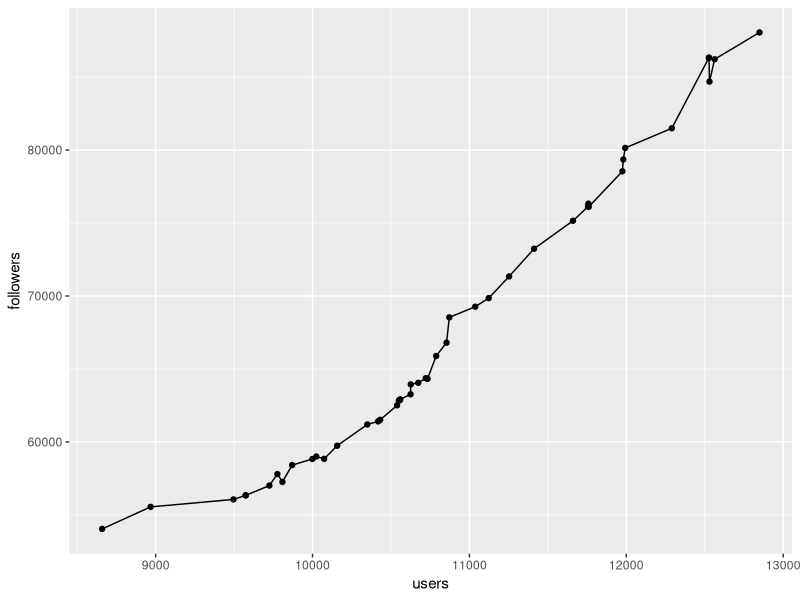
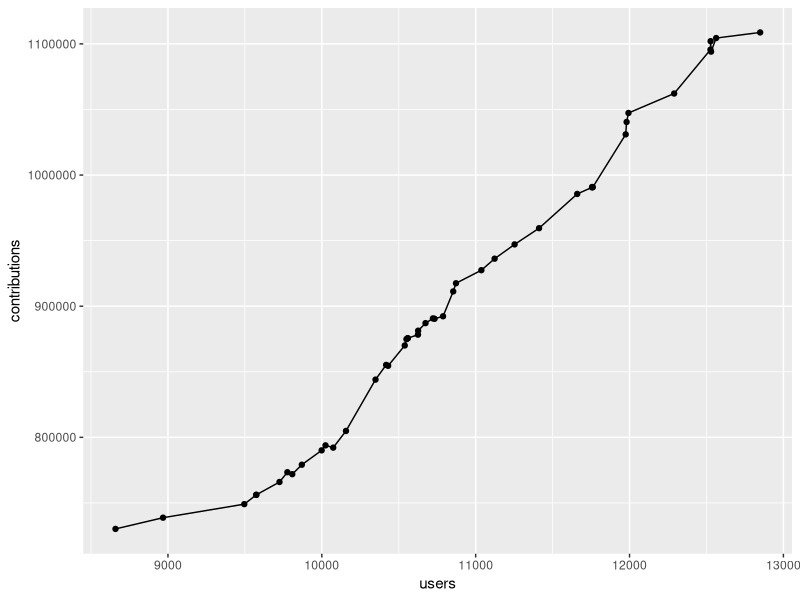
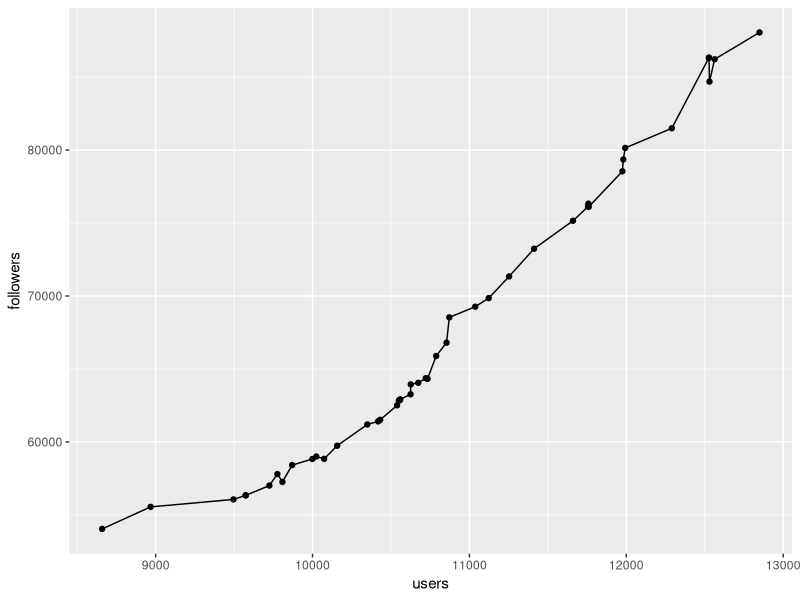
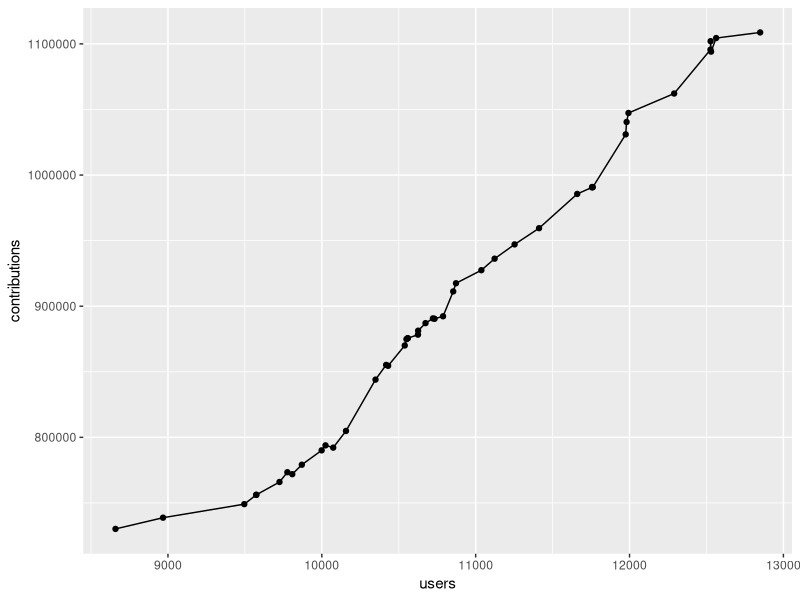

Source code (R) for these figures, in order:
#!/usr/bin/env Rscript
library("ggplot2")
agg.top.Spain.evol <- read.csv("aggregated-top-Spain-evol.csv",sep=';')
ggplot(agg.top.Spain.evol,aes(x=users,y=followers))+geom_line()+geom_point()
ggsave('users-vs-followers.png')
ggplot(agg.top.Spain.evol,aes(x=users,y=contributions))+geom_line()+geom_point()
ggsave('users-vs-contributions.png')
